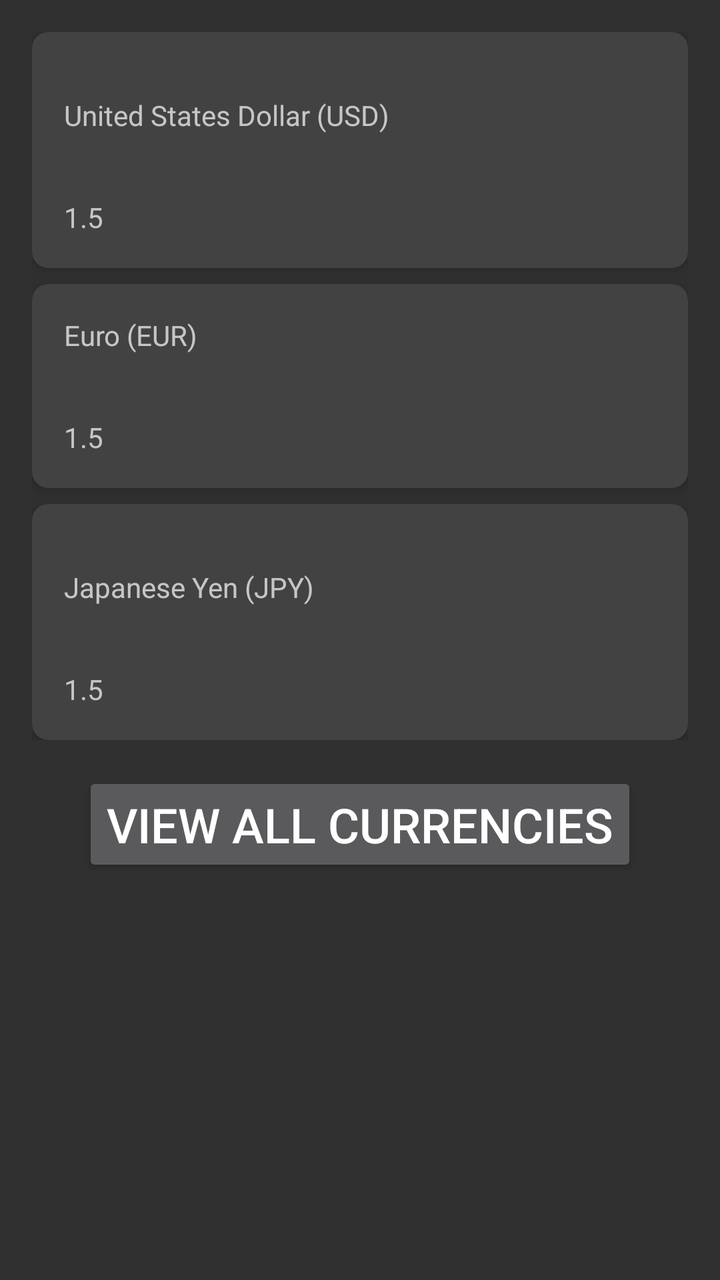
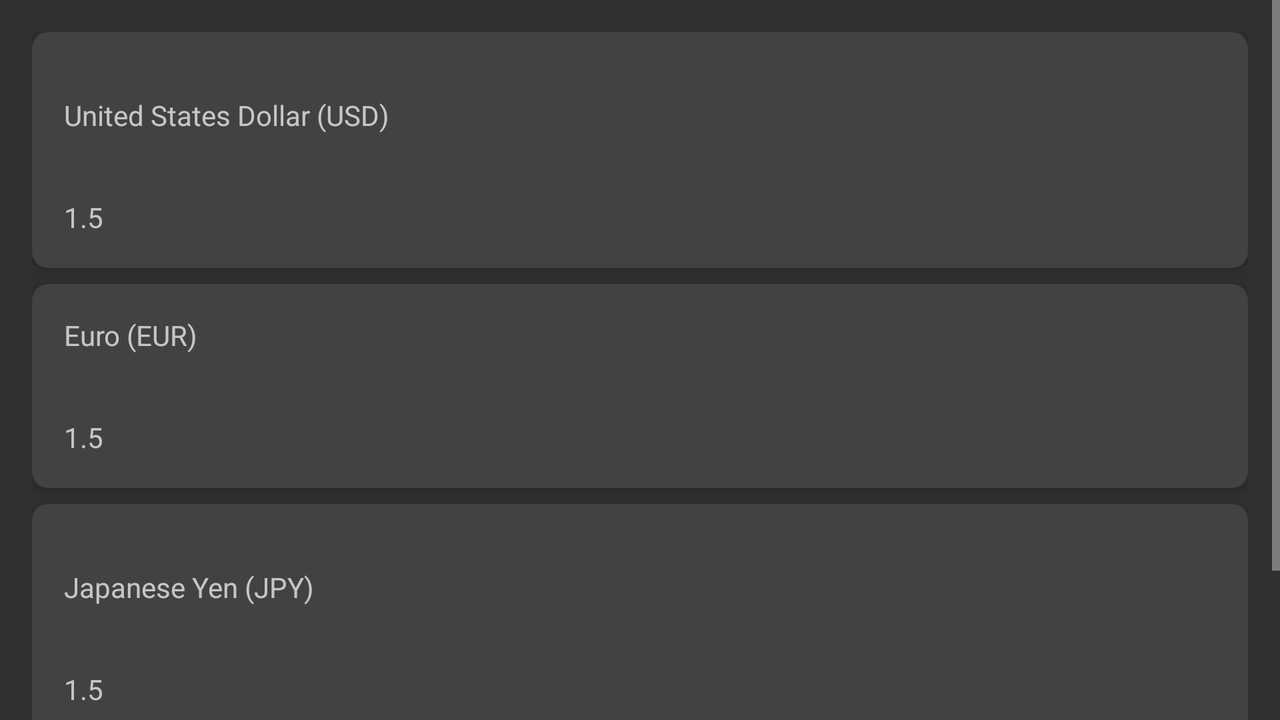

Two renders of one Android screen. The first uses the default layout on a phone; the second uses the alternative layout the repository ships for a different screen configuration, on a matching device. The two XML files are below.
<!-- AndroidManifest.xml: activity theme Theme.AppCompat -->
<!-- res/layout/activity_main.xml -->
<?xml version="1.0" encoding="utf-8"?>
<androidx.constraintlayout.widget.ConstraintLayout xmlns:android="http://schemas.android.com/apk/res/android"
    xmlns:app="http://schemas.android.com/apk/res-auto"
    xmlns:tools="http://schemas.android.com/tools"
    android:layout_width="match_parent"
    android:layout_height="match_parent"
    android:padding="16dp">

    
    <androidx.constraintlayout.widget.ConstraintLayout
        android:id="@+id/boxesLayout"
        android:layout_width="match_parent"
        android:layout_height="wrap_content"
        app:layout_constraintTop_toTopOf="parent"
        app:layout_constraintBottom_toTopOf="@+id/startButton">

        
        <androidx.cardview.widget.CardView
            android:id="@+id/usdRateBox"
            android:layout_width="0dp"
            android:layout_height="wrap_content"
            android:layout_marginBottom="8dp"
            app:cardCornerRadius="8dp"
            app:cardElevation="4dp"
            app:layout_constraintEnd_toEndOf="parent"
            app:layout_constraintStart_toStartOf="parent"
            app:layout_constraintTop_toTopOf="parent"
            android:clickable="true"
            android:focusable="true">>

            <LinearLayout
                android:id="@+id/linearLayout2"
                android:layout_width="match_parent"
                android:layout_height="wrap_content"
                android:layout_marginTop="16dp"
                android:orientation="vertical">

                <TextView
                    android:id="@+id/usdCurrName"
                    android:layout_width="wrap_content"
                    android:layout_height="wrap_content"
                    android:padding="16dp"
                    android:text="United States Dollar (USD)" />

                <TextView
                    android:id="@+id/usdExRate"
                    android:layout_width="wrap_content"
                    android:layout_height="wrap_content"
                    android:padding="16dp"
                    android:text="1.5" />
            </LinearLayout>

        </androidx.cardview.widget.CardView>

        
        <androidx.cardview.widget.CardView
            android:id="@+id/eurRateBox"
            android:layout_width="0dp"
            android:layout_height="wrap_content"
            android:layout_marginTop="8dp"
            android:layout_marginBottom="8dp"
            app:cardCornerRadius="8dp"
            app:cardElevation="4dp"
            app:layout_constraintEnd_toEndOf="parent"
            app:layout_constraintStart_toStartOf="parent"
            app:layout_constraintTop_toBottomOf="@+id/usdRateBox"
            android:clickable="true"
            android:focusable="true">>

            <LinearLayout
                android:id="@+id/linearLayout"
                android:layout_width="match_parent"
                android:layout_height="wrap_content"
                android:orientation="vertical">

                <TextView
                    android:id="@+id/eurCurrName"
                    android:layout_width="wrap_content"
                    android:layout_height="wrap_content"
                    android:padding="16dp"
                    android:text="Euro (EUR)" />

                <TextView
                    android:id="@+id/eurExRate"
                    android:layout_width="wrap_content"
                    android:layout_height="wrap_content"
                    android:padding="16dp"
                    android:text="1.5" />
            </LinearLayout>

        </androidx.cardview.widget.CardView>

        
        <androidx.cardview.widget.CardView
            android:id="@+id/jpyRateBox"
            android:layout_width="0dp"
            android:layout_height="wrap_content"
            android:layout_marginTop="8dp"
            app:cardCornerRadius="8dp"
            app:cardElevation="4dp"
            app:layout_constraintEnd_toEndOf="parent"
            app:layout_constraintStart_toStartOf="parent"
            app:layout_constraintTop_toBottomOf="@+id/eurRateBox"
            android:clickable="true"
            android:focusable="true">>

            <LinearLayout
                android:layout_width="match_parent"
                android:layout_height="wrap_content"
                android:layout_marginTop="16dp"
                android:orientation="vertical">

                <TextView
                    android:id="@+id/jpyCurrName"
                    android:layout_width="wrap_content"
                    android:layout_height="wrap_content"
                    android:padding="16dp"
                    android:text="Japanese Yen (JPY)" />

                <TextView
                    android:id="@+id/jpyExRate"
                    android:layout_width="wrap_content"
                    android:layout_height="wrap_content"
                    android:padding="16dp"
                    android:text="1.5" />
            </LinearLayout>

        </androidx.cardview.widget.CardView>

    </androidx.constraintlayout.widget.ConstraintLayout>

    
    <Button
        android:id="@+id/startButton"
        android:layout_width="wrap_content"
        android:layout_height="wrap_content"
        android:text="View All Currencies"
        android:textSize="24sp"
        app:layout_constraintEnd_toEndOf="parent"
        app:layout_constraintStart_toStartOf="parent"
        app:layout_constraintTop_toBottomOf="@+id/boxesLayout"
        android:layout_marginTop="16dp"/>

</androidx.constraintlayout.widget.ConstraintLayout>
<!-- resources referenced by this layout -->
<resources>

</resources>
<!-- res/layout-land/activity_main.xml (the author's variant of the layout above) -->
<!-- drawn on the phone turned sideways -->
<?xml version="1.0" encoding="utf-8"?>
<ScrollView xmlns:android="http://schemas.android.com/apk/res/android"
    xmlns:app="http://schemas.android.com/apk/res-auto"
    android:layout_width="match_parent"
    android:layout_height="match_parent"
    android:fillViewport="true"> 
<androidx.constraintlayout.widget.ConstraintLayout xmlns:android="http://schemas.android.com/apk/res/android"
    xmlns:app="http://schemas.android.com/apk/res-auto"
    xmlns:tools="http://schemas.android.com/tools"
    android:layout_width="match_parent"
    android:layout_height="match_parent"
    android:padding="16dp">

    
    <androidx.constraintlayout.widget.ConstraintLayout
        android:id="@+id/boxesLayout"
        android:layout_width="0dp"
        android:layout_height="wrap_content"
        app:layout_constraintTop_toTopOf="parent"
        app:layout_constraintStart_toStartOf="parent"
        app:layout_constraintEnd_toEndOf="parent">

        
        <androidx.cardview.widget.CardView
            android:id="@+id/usdRateBox"
            android:layout_width="0dp"
            android:layout_height="wrap_content"
            android:layout_marginBottom="8dp"
            app:cardCornerRadius="8dp"
            app:cardElevation="4dp"
            app:layout_constraintEnd_toEndOf="parent"
            app:layout_constraintStart_toStartOf="parent"
            app:layout_constraintTop_toTopOf="parent"
            android:clickable="true"
            android:focusable="true">>

            <LinearLayout
                android:id="@+id/linearLayout2"
                android:layout_width="match_parent"
                android:layout_height="wrap_content"
                android:layout_marginTop="16dp"
                android:orientation="vertical">

                <TextView
                    android:id="@+id/usdCurrName"
                    android:layout_width="wrap_content"
                    android:layout_height="wrap_content"
                    android:padding="16dp"
                    android:text="United States Dollar (USD)" />

                <TextView
                    android:id="@+id/usdExRate"
                    android:layout_width="wrap_content"
                    android:layout_height="wrap_content"
                    android:padding="16dp"
                    android:text="1.5" />
            </LinearLayout>

        </androidx.cardview.widget.CardView>

        
        <androidx.cardview.widget.CardView
            android:id="@+id/eurRateBox"
            android:layout_width="0dp"
            android:layout_height="wrap_content"
            android:layout_marginTop="8dp"
            android:layout_marginBottom="8dp"
            app:cardCornerRadius="8dp"
            app:cardElevation="4dp"
            app:layout_constraintEnd_toEndOf="parent"
            app:layout_constraintStart_toStartOf="parent"
            app:layout_constraintTop_toBottomOf="@+id/usdRateBox"
            android:clickable="true"
            android:focusable="true">>

            <LinearLayout
                android:id="@+id/linearLayout"
                android:layout_width="match_parent"
                android:layout_height="wrap_content"
                android:orientation="vertical">

                <TextView
                    android:id="@+id/eurCurrName"
                    android:layout_width="wrap_content"
                    android:layout_height="wrap_content"
                    android:padding="16dp"
                    android:text="Euro (EUR)" />

                <TextView
                    android:id="@+id/eurExRate"
                    android:layout_width="wrap_content"
                    android:layout_height="wrap_content"
                    android:padding="16dp"
                    android:text="1.5" />
            </LinearLayout>

        </androidx.cardview.widget.CardView>

        
        <androidx.cardview.widget.CardView
            android:id="@+id/jpyRateBox"
            android:layout_width="0dp"
            android:layout_height="wrap_content"
            android:layout_marginTop="8dp"
            app:cardCornerRadius="8dp"
            app:cardElevation="4dp"
            app:layout_constraintEnd_toEndOf="parent"
            app:layout_constraintStart_toStartOf="parent"
            app:layout_constraintTop_toBottomOf="@+id/eurRateBox"
            android:clickable="true"
            android:focusable="true">>

            <LinearLayout
                android:layout_width="match_parent"
                android:layout_height="wrap_content"
                android:layout_marginTop="16dp"
                android:orientation="vertical">

                <TextView
                    android:id="@+id/jpyCurrName"
                    android:layout_width="wrap_content"
                    android:layout_height="wrap_content"
                    android:padding="16dp"
                    android:text="Japanese Yen (JPY)" />

                <TextView
                    android:id="@+id/jpyExRate"
                    android:layout_width="wrap_content"
                    android:layout_height="wrap_content"
                    android:padding="16dp"
                    android:text="1.5" />
            </LinearLayout>

        </androidx.cardview.widget.CardView>

    </androidx.constraintlayout.widget.ConstraintLayout>

    
    <Button
        android:id="@+id/startButton"
        android:layout_width="wrap_content"
        android:layout_height="wrap_content"
        android:text="View All Currencies"
        android:textSize="24sp"
        app:layout_constraintEnd_toEndOf="parent"
        app:layout_constraintStart_toStartOf="parent"
        app:layout_constraintTop_toBottomOf="@+id/boxesLayout"
        android:layout_marginTop="16dp"/>

</androidx.constraintlayout.widget.ConstraintLayout>

</ScrollView>
